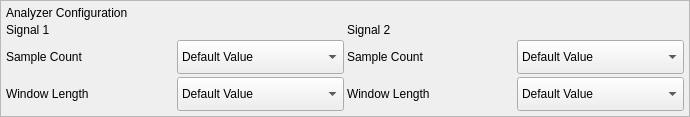
       <widget class="QFrame" name="SpectreVizConfigFrame">
        <property name="sizePolicy">
         <sizepolicy hsizetype="Expanding" vsizetype="Preferred">
          <horstretch>0</horstretch>
          <verstretch>2</verstretch>
         </sizepolicy>
        </property>
        <property name="minimumSize">
         <size>
          <width>690</width>
          <height>90</height>
         </size>
        </property>
        <property name="maximumSize">
         <size>
          <width>16777215</width>
          <height>150</height>
         </size>
        </property>
        <property name="frameShape">
         <enum>QFrame::StyledPanel</enum>
        </property>
        <property name="frameShadow">
         <enum>QFrame::Raised</enum>
        </property>
        <layout class="QVBoxLayout" name="verticalLayout">
         <property name="leftMargin">
          <number>5</number>
         </property>
         <property name="topMargin">
          <number>5</number>
         </property>
         <property name="rightMargin">
          <number>5</number>
         </property>
         <property name="bottomMargin">
          <number>5</number>
         </property>
         <item>
          <layout class="QGridLayout" name="SpectreConfigGrid">
           <property name="spacing">
            <number>3</number>
           </property>
           <item row="3" column="0">
            <layout class="QHBoxLayout" name="SampleCountIn_3">
             <item>
              <widget class="QLabel" name="label_15">
               <property name="text">
                <string>Sample Count</string>
               </property>
              </widget>
             </item>
             <item>
              <widget class="QComboBox" name="comboBox_12">
               <property name="minimumSize">
                <size>
                 <width>0</width>
                 <height>34</height>
                </size>
               </property>
               <property name="sizeIncrement">
                <size>
                 <width>0</width>
                 <height>1</height>
                </size>
               </property>
               <property name="styleSheet">
                <string notr="true"/>
               </property>
               <item>
                <property name="text">
                 <string>Default Value</string>
                </property>
               </item>
              </widget>
             </item>
            </layout>
           </item>
           <item row="1" column="1">
            <widget class="QLabel" name="Signal2_2">
             <property name="text">
              <string>Signal 2</string>
             </property>
            </widget>
           </item>
           <item row="3" column="1">
            <layout class="QHBoxLayout" name="SampleCountIn_4">
             <item>
              <widget class="QLabel" name="label_16">
               <property name="text">
                <string>Sample Count</string>
               </property>
              </widget>
             </item>
             <item>
              <widget class="QComboBox" name="comboBox_13">
               <property name="minimumSize">
                <size>
                 <width>0</width>
                 <height>34</height>
                </size>
               </property>
               <property name="sizeIncrement">
                <size>
                 <width>0</width>
                 <height>1</height>
                </size>
               </property>
               <property name="styleSheet">
                <string notr="true"/>
               </property>
               <item>
                <property name="text">
                 <string>Default Value</string>
                </property>
               </item>
              </widget>
             </item>
            </layout>
           </item>
           <item row="1" column="0">
            <widget class="QLabel" name="Signal1_2">
             <property name="text">
              <string>Signal 1</string>
             </property>
            </widget>
           </item>
           <item row="4" column="0">
            <layout class="QHBoxLayout" name="WindowLengthIn_3">
             <item>
              <widget class="QLabel" name="label_14">
               <property name="text">
                <string>Window Length</string>
               </property>
              </widget>
             </item>
             <item>
              <widget class="QComboBox" name="comboBox_7">
               <property name="minimumSize">
                <size>
                 <width>0</width>
                 <height>34</height>
                </size>
               </property>
               <property name="sizeIncrement">
                <size>
                 <width>0</width>
                 <height>1</height>
                </size>
               </property>
               <property name="styleSheet">
                <string notr="true"/>
               </property>
               <item>
                <property name="text">
                 <string>Default Value</string>
                </property>
               </item>
              </widget>
             </item>
            </layout>
           </item>
           <item row="4" column="1">
            <layout class="QHBoxLayout" name="WindowLengthIn_4">
             <item>
              <widget class="QLabel" name="label_17">
               <property name="text">
                <string>Window Length</string>
               </property>
              </widget>
             </item>
             <item>
              <widget class="QComboBox" name="comboBox_14">
               <property name="minimumSize">
                <size>
                 <width>0</width>
                 <height>34</height>
                </size>
               </property>
               <property name="sizeIncrement">
                <size>
                 <width>0</width>
                 <height>1</height>
                </size>
               </property>
               <property name="styleSheet">
                <string notr="true"/>
               </property>
               <item>
                <property name="text">
                 <string>Default Value</string>
                </property>
               </item>
              </widget>
             </item>
            </layout>
           </item>
           <item row="0" column="0">
            <widget class="QLabel" name="label_4">
             <property name="text">
              <string>Analyzer Configuration</string>
             </property>
            </widget>
           </item>
          </layout>
         </item>
        </layout>
       </widget>
